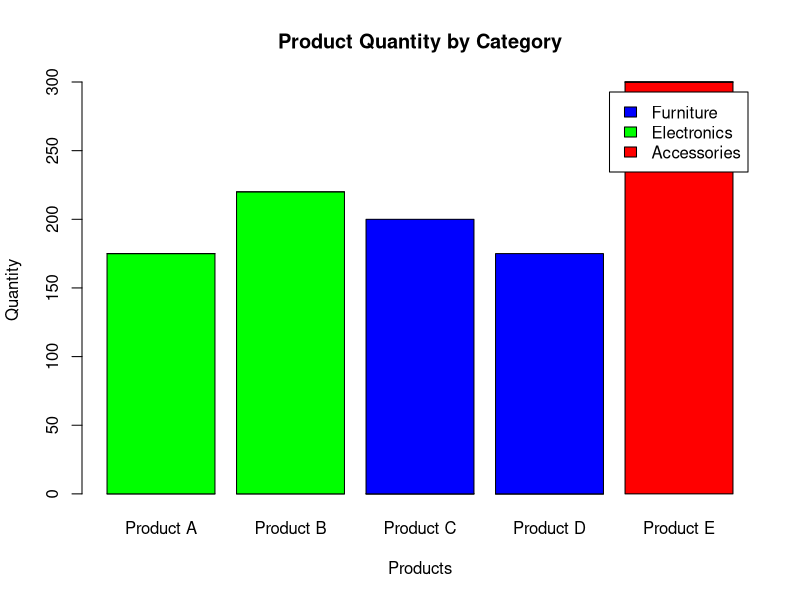

The R source for this figure:
# Create Data Frame
product <- data.frame(
  ProductName = c("Product A","Product B","Product C","Product D","Product E"),
  QuantityAvailable = c(250,175,300,200,220),
  Category = c("Electronics","Electronics","Furniture","Furniture","Accessories")
)

# Create Table
stack_data <- table(product$Category, product$ProductName)

# Multiply by Quantity
stack_data <- stack_data * product$QuantityAvailable

# Stacked Bar Chart
barplot(stack_data,
        col = c("red","green","blue"),
        main = "Product Quantity by Category",
        xlab = "Products",
        ylab = "Quantity",
        legend = rownames(stack_data))
